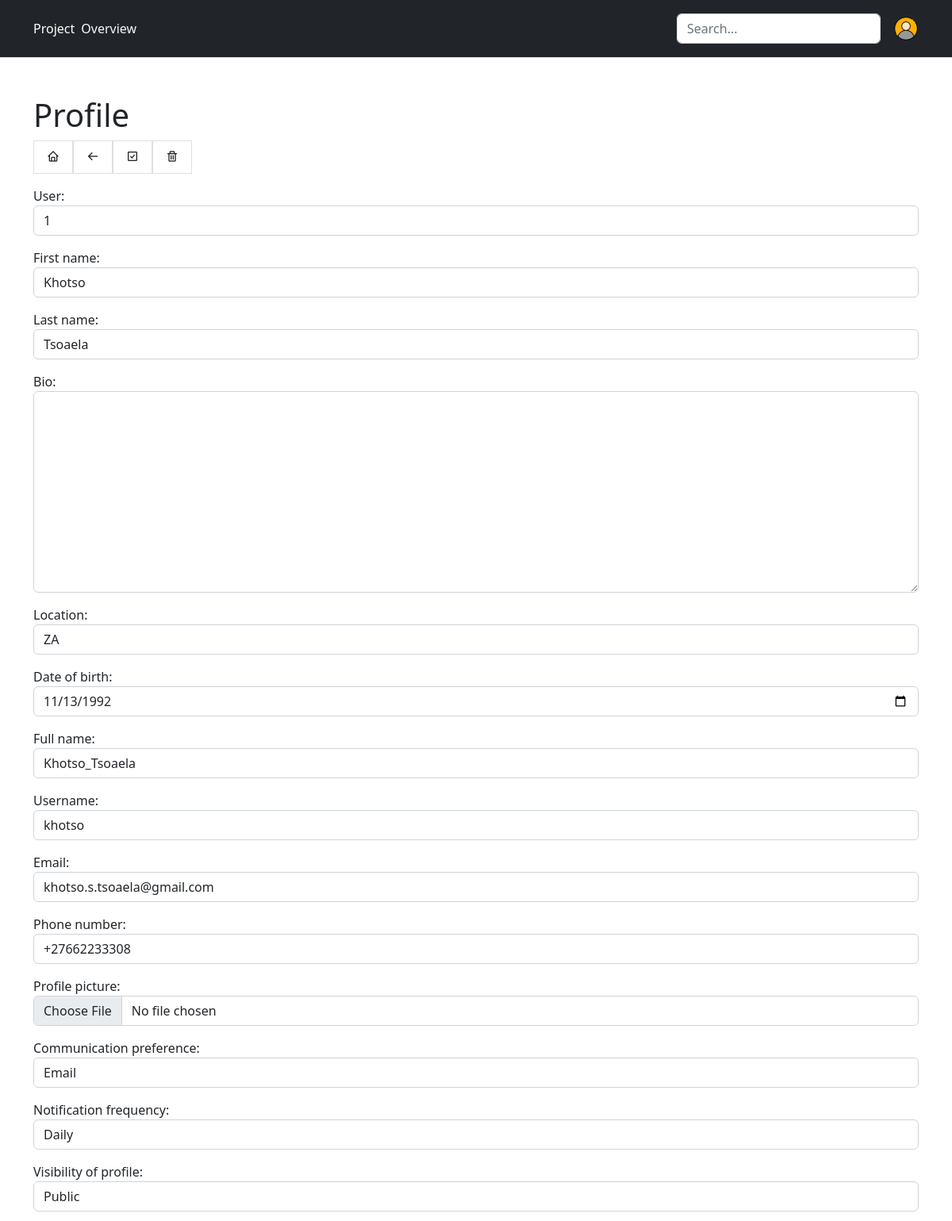
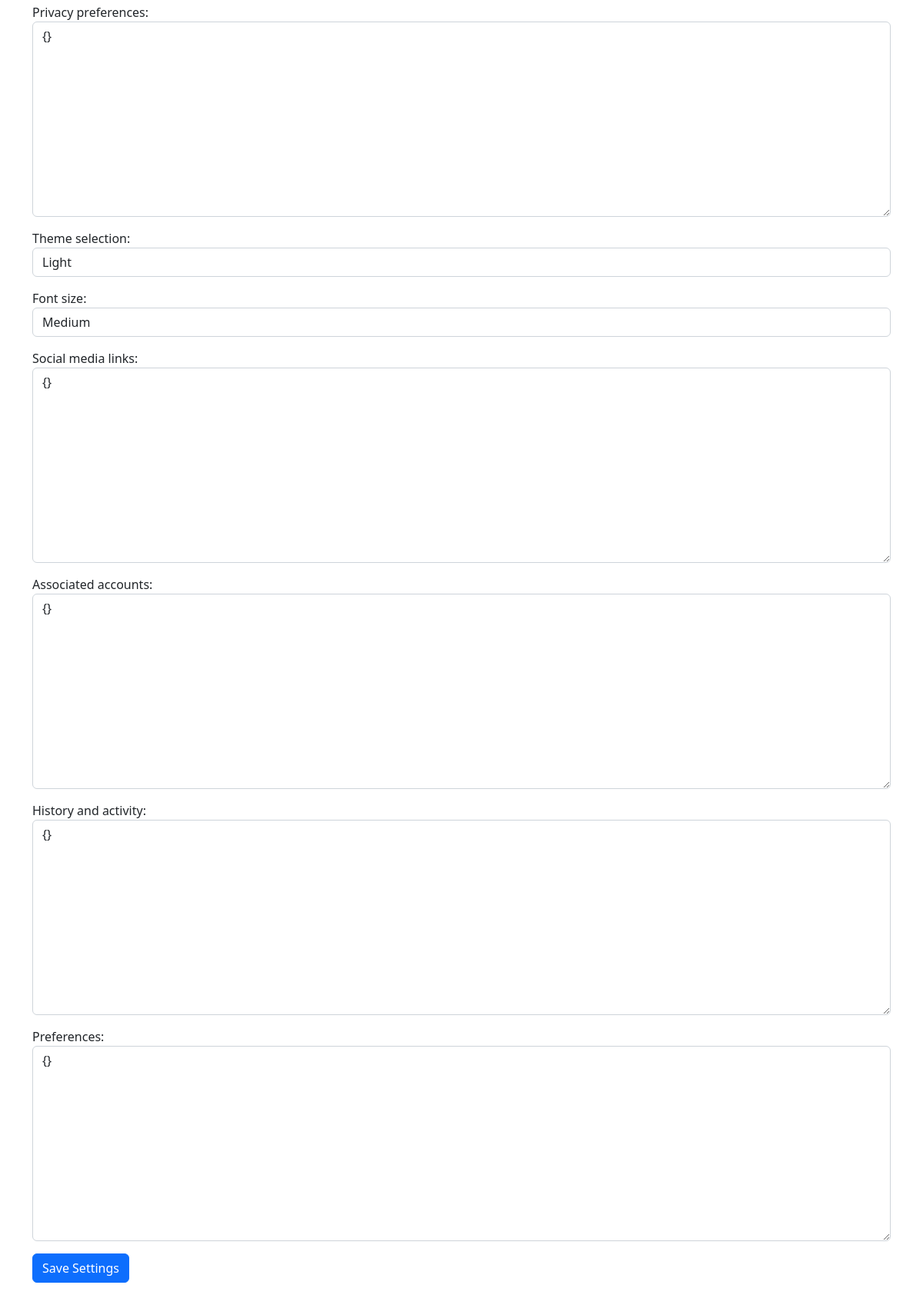
The page /accounts/profile/edit/1/ (signed in) on the database its author committed (2 pictures, top to bottom).
### accounts/models.py (models this page shows, shortened)
class UserProfile(models.Model):
    user = models.OneToOneField(CustomUser, on_delete=models.CASCADE)
    first_name = models.CharField(max_length=30, blank=True, null=True)
    last_name = models.CharField(max_length=30, blank=True, null=True)
    bio = models.TextField(blank=True)
    location = models.CharField(max_length=30, blank=True)
    date_of_birth = models.DateField(null=True, blank=True)
    full_name = models.CharField(max_length=100)
    username = models.CharField(max_length=30, unique=True)
    email = models.EmailField()
    phone_number = models.CharField(max_length=15, blank=True, null=True)
    profile_picture = models.ImageField(upload_to='profile_pictures/', blank=True, null=True)
    communication_preference = models.CharField(max_length=20, choices=[('email', 'Email'), ('in-app', 'In-App')], default='email')
    notification_frequency = models.CharField(max_length=20, choices=[('daily', 'Daily'), ('weekly', 'Weekly'), ('monthly', 'Monthly')], default='daily')
    visibility_of_profile = models.CharField(max_length=20, choices=[('public', 'Public'), ('private', 'Private')], default='public')
    privacy_preferences = models.TextField(blank=True, null=True, default='{}')
    theme_selection = models.CharField(max_length=20, choices=[('light', 'Light'), ('dark', 'Dark')], default='light')
    font_size = models.CharField(max_length=20, choices=[('small', 'Small'), ('medium', 'Medium'), ('large', 'Large')], default='medium')
    social_media_links = models.TextField(blank=True, null=True, default='{}')
    associated_accounts = models.TextField(blank=True, null=True, default='{}')
    history_and_activity = models.TextField(blank=True, null=True, default='{}')
    preferences = models.TextField(blank=True, null=True, default='{}')

### accounts/views.py (the view, shortened to what this page needs)
# urls.py: path('profile/edit/<int:pk>/', ProfileEditView.as_view(), name='profile_edit'),
@method_decorator(login_required, name='dispatch')
class ProfileEditView(generic.UpdateView):
    model = UserProfile
    form_class = UserProfileForm
    template_name = 'accounts/profile_edit.html'
    context_object_name = 'user_profile'

### templates/accounts/profile_edit.html (shortened to what this page needs)
{% extends "base_internal.html" %}
{% block content %}
<div class="container mt-5">
    <div class="row">
        <div class="col-md-6">
          <h1>Profile</h1>
        </div>
        <div class="col-md-6">
        </div>
    </div>
    <ul class="list-group list-group-horizontal">
        <a  href="/">
            <li class="list-group-item">
                <i class='bx bx-home'></i>
            </li>
        </a>
        <a  href="{% url 'accounts:profile' %}">
            <li class="list-group-item">
                <i class='bx bx-arrow-back' ></i>
            </li>
        </a>
        <a  href="">
            <li class="list-group-item">
                <i class='bx bx-check-square'></i>
            </li>
        </a>
        <a  href="">
            <li class="list-group-item">
                <i class='bx bx-trash' ></i>
            </li>
        </a>
    </ul>
    <div class="py-3">
  <div class="row">
    <div class="col-md-12">
      <form method="post">
        {{ form.as_p }}
        <button type="submit" class="btn btn-primary">Save Settings</button>
      </form>
    </div>
  </div>
</div>
{% endblock %}

### rows shown on the page
UserProfile: user "1", first_name "Khotso", last_name "Tsoaela", location "ZA", date_of_birth "11/13/1992", full_name "Khotso_Tsoaela", username "khotso", email "khotso.s.tsoaela@gmail.com", phone_number "+27662233308", communication_preference "Email", notification_frequency "Daily", visibility_of_profile "Public", privacy_preferences "{}", theme_selection "Light", font_size "Medium", social_media_links "{}", associated_accounts "{}", history_and_activity "{}", preferences "{}"
